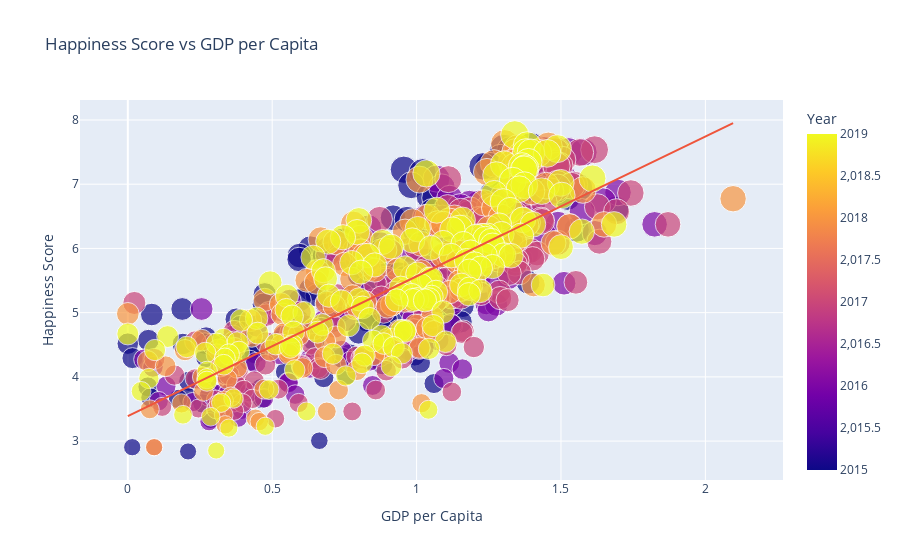
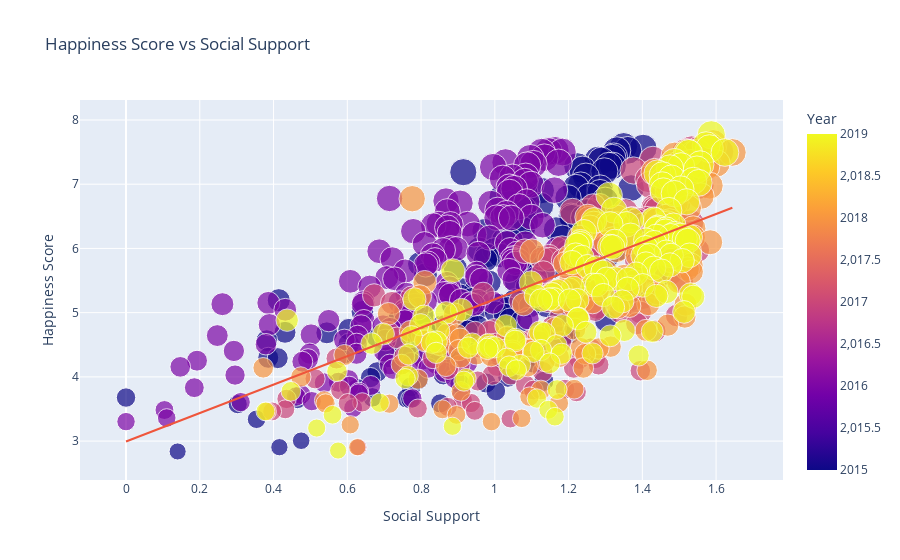

Notebook source saved alongside these figures, in order:
### Markdown cell above
## 10. Bivariate Analysis
Explore the relationship between Happiness Score and GDP per Capita, and Social Support.

### Code cell
# Bivariate Analysis: Happiness Score vs. GDP per Capita
fig = px.scatter(
    df_clean,
    x='GDP per Capita',
    y='Score',
    size='Score',
    color='Year',
    title='Happiness Score vs GDP per Capita',
    trendline='ols',
    labels={'Score': 'Happiness Score', 'GDP per Capita': 'GDP per Capita'}
)
fig.show()

# Linear Regression Analysis: Happiness Score vs. GDP per Capita
X = df_clean['GDP per Capita'].values.reshape(-1, 1)
y = df_clean['Score'].values
regressor = LinearRegression()
regressor.fit(X, y)
y_pred = regressor.predict(X)

plt.figure(figsize=(10, 6))
sns.scatterplot(x='GDP per Capita', y='Score', data=df_clean, color='purple')
plt.plot(df_clean['GDP per Capita'], y_pred, color='red')
plt.title('Linear Regression: Happiness Score vs. GDP per Capita')
plt.xlabel('GDP per Capita')
plt.ylabel('Happiness Score')
plt.show()

# Bivariate Analysis: Happiness Score vs. Social Support
fig = px.scatter(
    df_clean,
    x='Social Support',
    y='Score',
    size='Score',
    color='Year',
    title='Happiness Score vs Social Support',
    trendline='ols',
    labels={'Score': 'Happiness Score', 'Social Support': 'Social Support'}
)
fig.show()

### Figure 1 — Plotly figure (JSON) as saved in the notebook; plotly's stock layout.template omitted (floating-point values rounded to 4 significant figures; data arrays with more than 128 entries replaced by an {"elided": "..."} marker saying what was removed)
{"data": [{"hovertemplate": "GDP per Capita=%{x}<br>Happiness Score=%{marker.size}<br>Year=%{marker.color}<extra></extra>", "legendgroup": "", "marker": {"color": {"elided": "774 int values"}, "coloraxis": "coloraxis", "size": {"elided": "774 float values"}, "sizemode": "area", "sizeref": 0.01942, "symbol": "circle"}, "mode": "markers", "name": "", "orientation": "v", "showlegend": false, "type": "scatter", "x": {"elided": "774 float values"}, "xaxis": "x", "y": {"elided": "774 float values"}, "yaxis": "y"}, {"hovertemplate": "<b>OLS trendline</b><br>Score = 2.17679 * GDP per Capita + 3.38906<br>R<sup>2</sup>=0.618664<br><br>GDP per Capita=%{x}<br>Happiness Score=%{y} <b>(trend)</b><extra></extra>", "legendgroup": "", "marker": {"symbol": "circle"}, "mode": "lines", "name": "", "showlegend": false, "type": "scatter", "x": {"elided": "774 float values"}, "xaxis": "x", "y": {"elided": "774 float values"}, "yaxis": "y"}], "layout": {"coloraxis": {"colorbar": {"title": {"text": "Year"}}, "colorscale": [[0, "#0d0887"], [0.1111, "#46039f"], [0.2222, "#7201a8"], [0.3333, "#9c179e"], [0.4444, "#bd3786"], [0.5556, "#d8576b"], [0.6667, "#ed7953"], [0.7778, "#fb9f3a"], [0.8889, "#fdca26"], [1, "#f0f921"]]}, "legend": {"itemsizing": "constant", "tracegroupgap": 0}, "title": {"text": "Happiness Score vs GDP per Capita"}, "xaxis": {"anchor": "y", "domain": [0, 1], "title": {"text": "GDP per Capita"}}, "yaxis": {"anchor": "x", "domain": [0, 1], "title": {"text": "Happiness Score"}}}}

### Figure 2 — Plotly figure (JSON) as saved in the notebook; plotly's stock layout.template omitted (floating-point values rounded to 4 significant figures; data arrays with more than 128 entries replaced by an {"elided": "..."} marker saying what was removed)
{"data": [{"hovertemplate": "Social Support=%{x}<br>Happiness Score=%{marker.size}<br>Year=%{marker.color}<extra></extra>", "legendgroup": "", "marker": {"color": {"elided": "774 int values"}, "coloraxis": "coloraxis", "size": {"elided": "774 float values"}, "sizemode": "area", "sizeref": 0.01942, "symbol": "circle"}, "mode": "markers", "name": "", "orientation": "v", "showlegend": false, "type": "scatter", "x": {"elided": "774 float values"}, "xaxis": "x", "y": {"elided": "774 float values"}, "yaxis": "y"}, {"hovertemplate": "<b>OLS trendline</b><br>Score = 2.21442 * Social Support + 2.99325<br>R<sup>2</sup>=0.405074<br><br>Social Support=%{x}<br>Happiness Score=%{y} <b>(trend)</b><extra></extra>", "legendgroup": "", "marker": {"symbol": "circle"}, "mode": "lines", "name": "", "showlegend": false, "type": "scatter", "x": {"elided": "774 float values"}, "xaxis": "x", "y": {"elided": "774 float values"}, "yaxis": "y"}], "layout": {"coloraxis": {"colorbar": {"title": {"text": "Year"}}, "colorscale": [[0, "#0d0887"], [0.1111, "#46039f"], [0.2222, "#7201a8"], [0.3333, "#9c179e"], [0.4444, "#bd3786"], [0.5556, "#d8576b"], [0.6667, "#ed7953"], [0.7778, "#fb9f3a"], [0.8889, "#fdca26"], [1, "#f0f921"]]}, "legend": {"itemsizing": "constant", "tracegroupgap": 0}, "title": {"text": "Happiness Score vs Social Support"}, "xaxis": {"anchor": "y", "domain": [0, 1], "title": {"text": "Social Support"}}, "yaxis": {"anchor": "x", "domain": [0, 1], "title": {"text": "Happiness Score"}}}}
